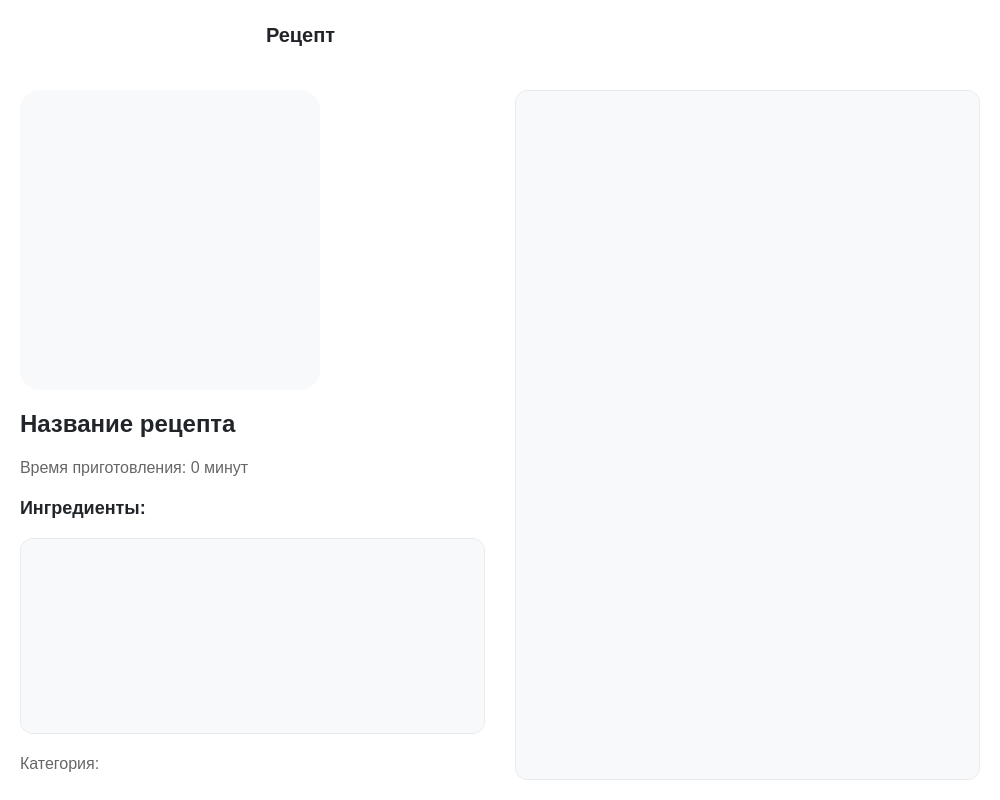
<?xml version="1.0" encoding="UTF-8"?>
<ui version="4.0">
 <class>RecipeViewDialog</class>
 <widget class="QDialog" name="RecipeViewDialog">
  <property name="geometry">
   <rect>
    <x>0</x>
    <y>0</y>
    <width>1000</width>
    <height>800</height>
   </rect>
  </property>
  <property name="windowTitle">
   <string>Рецепт</string>
  </property>
  <property name="styleSheet">
   <string notr="true">
QDialog { background-color: #ffffff; }
QLabel { color: #212529; }
QLabel#nameLabel {
    font-weight: bold;
    font-size: 24px;
    color: #212529;
}
QLabel#timeLabel, QLabel#categoryLabel {
    font-size: 16px;
    color: #666;
}
QLabel#ingredientsTitleLabel, QLabel#stepsTitleLabel {
    font-weight: bold;
    font-size: 18px;
    color: #212529;
}
QPushButton#backButton, QPushButton#deleteButton, QPushButton#editButton {
    background: transparent;
    border: none;
    padding: 8px;
}
QPushButton#backButton:hover, QPushButton#deleteButton:hover, QPushButton#editButton:hover {
    background-color: #f8f9fa;
    border-radius: 8px;
}
QListWidget#ingredientsListWidget, QListWidget#stepsListWidget {
    border: 1px solid #e9ecef;
    border-radius: 12px;
    background-color: #f8f9fa;
    padding: 10px;
}
QListWidget#ingredientsListWidget::item {
    padding: 4px 8px;
    margin: 2px 0;
    background: white;
    border-radius: 4px;
    border: none;
    min-height: 24px;
}
QListWidget#stepsListWidget::item {
    padding: 12px;
    margin: 4px 0;
    background: white;
    border-radius: 8px;
    border: 1px solid #e9ecef;
}
QListWidget#stepsListWidget::item {
    margin-bottom: 12px;
    min-height: 80px;
}
   </string>
  </property>
  <layout class="QVBoxLayout" name="verticalLayout">
   <property name="spacing">
    <number>0</number>
   </property>
   <property name="margin">
    <number>0</number>
   </property>
   <!-- Верхняя панель -->
   <item>
    <layout class="QHBoxLayout" name="topBarLayout">
     <property name="spacing">
      <number>10</number>
     </property>
     <property name="margin">
      <number>20</number>
     </property>
     <item>
      <widget class="QPushButton" name="backButton">
       <property name="icon">
        <iconset resource="icons.qrc">
         <normaloff>:/icons/icons/arrow.png</normaloff>:/icons/icons/arrow.png</iconset>
       </property>
       <property name="iconSize">
        <size>
         <width>32</width>
         <height>32</height>
        </size>
       </property>
      </widget>
     </item>
     <item>
      <spacer name="topSpacer">
       <property name="orientation">
        <enum>Qt::Horizontal</enum>
       </property>
       <property name="sizeType">
        <enum>QSizePolicy::Expanding</enum>
       </property>
      </spacer>
     </item>
     <item>
      <widget class="QLabel" name="recipeTitleLabel">
       <property name="text">
        <string>Рецепт</string>
       </property>
       <property name="styleSheet">
        <string notr="true">font-size: 20px; font-weight: bold; color: #212529;</string>
       </property>
      </widget>
     </item>
     <item>
      <spacer name="topSpacer2">
       <property name="orientation">
        <enum>Qt::Horizontal</enum>
       </property>
       <property name="sizeType">
        <enum>QSizePolicy::Expanding</enum>
       </property>
      </spacer>
     </item>
     <item>
      <widget class="QPushButton" name="deleteButton">
       <property name="icon">
        <iconset resource="icons.qrc">
         <normaloff>:/icons/icons/free.png</normaloff>:/icons/icons/free.png</iconset>
       </property>
       <property name="iconSize">
        <size>
         <width>28</width>
         <height>28</height>
        </size>
       </property>
      </widget>
     </item>
     <item>
      <widget class="QPushButton" name="editButton">
       <property name="icon">
        <iconset resource="icons.qrc">
         <normaloff>:/icons/icons/edit.png</normaloff>:/icons/icons/edit.png</iconset>
       </property>
       <property name="iconSize">
        <size>
         <width>28</width>
         <height>28</height>
        </size>
       </property>
      </widget>
     </item>
    </layout>
   </item>
   <!-- Основной контент -->
   <item>
    <layout class="QHBoxLayout" name="mainContentLayout">
     <property name="spacing">
      <number>30</number>
     </property>
     <property name="margin">
      <number>20</number>
     </property>
     <!-- Левая часть: фото, название, время, ингредиенты, категория -->
     <item>
      <layout class="QVBoxLayout" name="leftLayout">
       <property name="spacing">
        <number>20</number>
       </property>
       <property name="margin">
        <number>0</number>
       </property>
       <!-- Фото -->
       <item>
        <widget class="QLabel" name="photoLabel">
         <property name="minimumSize">
          <size>
           <width>300</width>
           <height>300</height>
          </size>
         </property>
         <property name="maximumSize">
          <size>
           <width>300</width>
           <height>300</height>
          </size>
         </property>
         <property name="styleSheet">
          <string notr="true">border-radius: 20px; background-color: #f8f9fa;</string>
         </property>
         <property name="alignment">
          <set>Qt::AlignCenter</set>
         </property>
         <property name="scaledContents">
          <bool>true</bool>
         </property>
        </widget>
       </item>
       <!-- Название -->
       <item>
        <widget class="QLabel" name="nameLabel">
         <property name="text">
          <string>Название рецепта</string>
         </property>
        </widget>
       </item>
       <!-- Время -->
       <item>
        <widget class="QLabel" name="timeLabel">
         <property name="text">
          <string>Время приготовления: 0 минут</string>
         </property>
        </widget>
       </item>
       <!-- Ингредиенты -->
       <item>
        <widget class="QLabel" name="ingredientsTitleLabel">
         <property name="text">
          <string>Ингредиенты:</string>
         </property>
        </widget>
       </item>
       <item>
        <widget class="QListWidget" name="ingredientsListWidget">
         <property name="verticalScrollBarPolicy">
          <enum>Qt::ScrollBarAsNeeded</enum>
         </property>
         <property name="spacing">
          <number>2</number>
         </property>
        </widget>
       </item>
       <!-- Категория -->
       <item>
        <widget class="QLabel" name="categoryLabel">
         <property name="text">
          <string>Категория:</string>
         </property>
        </widget>
       </item>
       <item>
        <spacer name="leftSpacer">
         <property name="orientation">
          <enum>Qt::Vertical</enum>
         </property>
         <property name="sizeType">
          <enum>QSizePolicy::Expanding</enum>
         </property>
        </spacer>
       </item>
      </layout>
     </item>
     <!-- Правая часть: шаги приготовления -->
     <item>
      <layout class="QVBoxLayout" name="rightLayout">
       <property name="spacing">
        <number>20</number>
       </property>
       <property name="margin">
        <number>0</number>
       </property>
       <item>
        <widget class="QListWidget" name="stepsListWidget">
         <property name="verticalScrollBarPolicy">
          <enum>Qt::ScrollBarAsNeeded</enum>
         </property>
        </widget>
       </item>
      </layout>
     </item>
    </layout>
   </item>
  </layout>
 </widget>
 <resources>
  <include location="icons.qrc"/>
 </resources>
 <connections>
  <connection>
   <sender>backButton</sender>
   <signal>clicked()</signal>
   <receiver>RecipeViewDialog</receiver>
   <slot>reject()</slot>
  </connection>
 </connections>
</ui>
